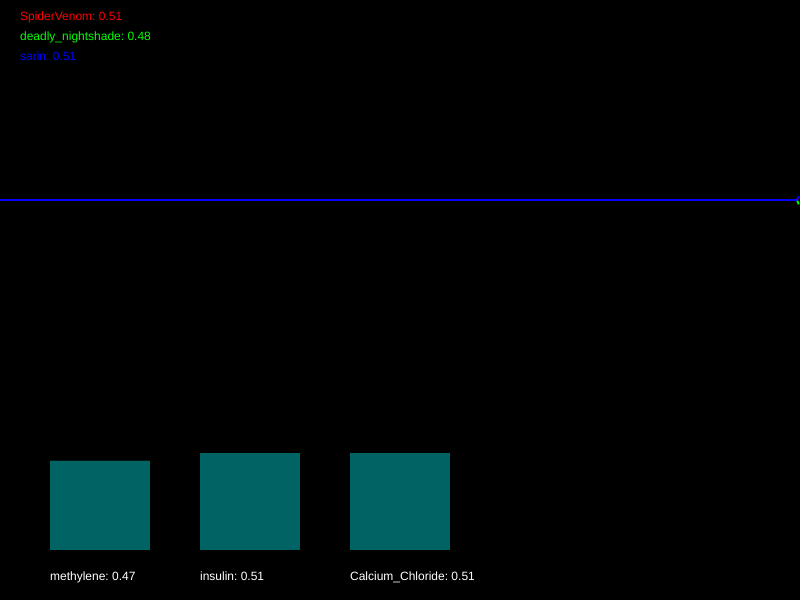
Frame 1 (no input)
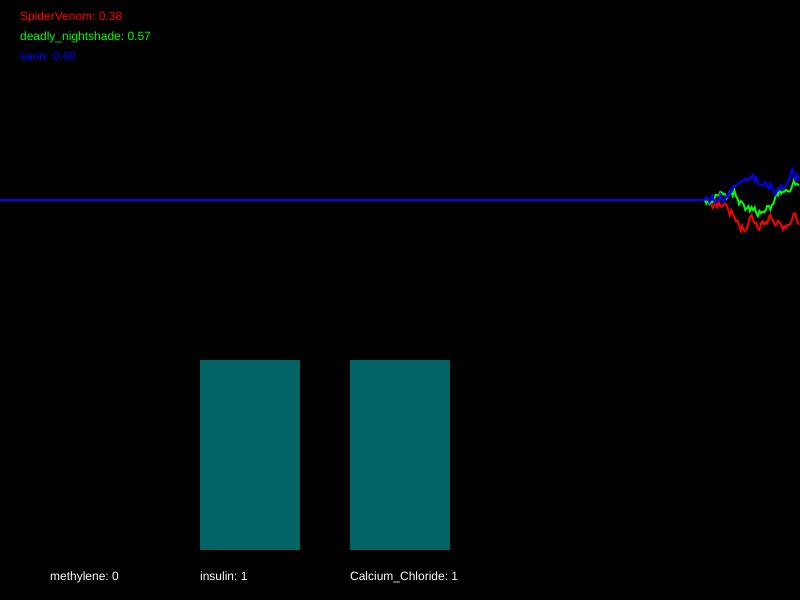
Frame 60 (no input)
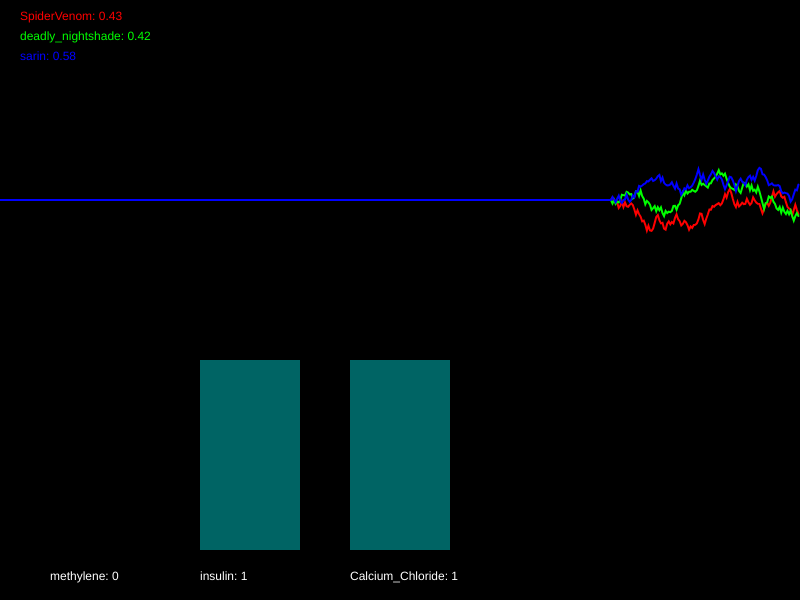
Frame 120 (the mouse pressed at the canvas centre since frame 60)

The p5.js sketch that drew these frames (run headless with seeded random() and noise() and a simulated clock; from frame 60 on, the mouse is pressed at the canvas centre):

// p5.js sketch
// ── sketch.js
/*

Officer: 3721950
CaseNum: 401-0-76609139-3721950

Case 401 - The Case of Norbert's Weiner Stand
Stage 1 - Noxious Weiner

Console city has been plunged into chaos. The notorious poisoner Norbert has struck the
population down with a potent poison. Word has it that he is smuggling his venomous filth
via a streetside weiner stand. Hundreds of people have been affected, and the municipal
water company tells me that their sewers are at full capacity. This is no laughing matter.
I need you to head down to our lab and work on an antidote.

You must develop the antidote by using conditional statements in the draw loop to
do the following:


You must develop the antidote by using conditional statements in the draw loop to
do the following.

	- When deadly_nightshade goes above 0.37, reduce methylene by 0.03
	- When SpiderVenom dips below 0.4, raise methylene by 0.02
	- When deadly_nightshade dips below 0.52, decrement insulin by 0.03
	- If SpiderVenom dips below 0.75, increase insulin by 0.04
	- When sarin goes above 0.66, try decreasing Calcium_Chloride by 0.03
	- When deadly_nightshade dips below 0.69, increment Calcium_Chloride by 0.01


Your conditional statements should:

consider the following poisons:

	- SpiderVenom
	- deadly_nightshade
	- sarin


and modify the following antidotes:

	- methylene
	- insulin
	- Calcium_Chloride


- There are many ways to complete this task but you should only use the
following commands:

	if(){}
	+=
	-=

*/

//Declare the poison variables
var SpiderVenom;
var deadly_nightshade;
var sarin;


//Declare the antidote variables
var methylene;
var insulin;
var Calcium_Chloride;


//This variable is used for drawing the graph
var graphs;


function setup()
{

	createCanvas(800,600);
	strokeWeight(2);

	//initialise the poisons and antidotes
	SpiderVenom = 0.5;
	deadly_nightshade = 0.5;
	sarin = 0.5;
	methylene = 0.5;
	insulin = 0.5;
	Calcium_Chloride = 0.5;


	//fills the graph with empty values
	graphs = [];

	for(var i = 0; i < 3; i++)
	{
		graphs.push([]);
		for(var j = 0; j < 512; j++)
		{
			graphs[i].push(0.5);
		}
	}

}

function draw()
{

	//Develop the antidote below
	//Write conditional statements to change the amount of each substance ...
 
	if(deadly_nightshade >= 0.37)
	   {
	   //When deadly_nightshade goes above 0.37, reduce methylene by 0.03
		   methylene -= 0.03;
	   }
	
	if(SpiderVenom <= 0.4)
	   {
	   //When SpiderVenom dips below 0.4, raise methylene by 0.02
		   methylene += 0.02;
	   }
	if(SpiderVenom <= 0.75 )
	   {
	   //- If SpiderVenom dips below 0.75, increase insulin by 0.04
		   insulin += 0.04;
	   }
	if(deadly_nightshade <= 0.52 )
	   {
	   //- When deadly_nightshade dips below 0.52, decrement insulin by 0.03
		   insulin -= 0.03;
	   }

	if(sarin >= 0.66)
	   {
	   //- When sarin goes above 0.66, try decreasing Calcium_Chloride by 0.03
		   Calcium_Chloride -= 0.03;
	   }
	
	if(deadly_nightshade <= 0.69)
		{
			//- When deadly_nightshade dips below 0.69, increment Calcium_Chloride by 0.01
			Calcium_Chloride += 0.01;
		}
		

	//////////////////////////////////////////////////////

	//the code below generates new values using random numbers

	/*
		For testing, you might want to temporarily comment out
		these lines and set the same variables to constant values
		instead.
	*/

	SpiderVenom = nextValue(graphs[0],SpiderVenom);
	deadly_nightshade = nextValue(graphs[1],deadly_nightshade);
	sarin = nextValue(graphs[2],sarin);


	methylene = constrain(methylene, 0, 1);
	insulin = constrain(insulin, 0, 1);
	Calcium_Chloride = constrain(Calcium_Chloride, 0, 1);


	///////// DO NOT CHANGE THE CODE BELOW ///////////

	//drawing code

	// set background
	background(0);
	noFill();

	//draw the graphs for the vitals
	var colors = [
	color(255, 0, 0),
	color(0, 255, 0),
	color(0, 0, 255),
	color(255, 0, 255),
	color(255, 255, 0),
	color(0, 255, 255)
	];

	for(var i = 0; i < graphs.length; i++)
	{
		stroke(colors[i]);
		drawGraph(graphs[i]);
	}

	//draw the poisons as text
	noStroke();
	fill(colors[0]);
	text('SpiderVenom: ' + nf(SpiderVenom,1,2), 20,20);
	fill(colors[1]);
	text('deadly_nightshade: ' + nf(deadly_nightshade,1,2), 20,40);
	fill(colors[2]);
	text('sarin: ' + nf(sarin,1,2), 20,60);


	//draw the antidotes bar chart
	drawBar(methylene,50,'methylene');
	drawBar(insulin,200,'insulin');
	drawBar(Calcium_Chloride,350,'Calcium_Chloride');


}

function nextValue(graph, val)
{
	//gets the next value for a vital and puts it in an array for drawing
	var delta = random(-0.03,0.03);

	val += delta;
	if(val > 1 || val < 0)
	{
		delta *= -1;
		val += delta * 2;
	}

	graph.push(val)
	graph.shift();
	return val;
}

function drawGraph(graph)
{
	//draws an array as a graph
	beginShape();
	for(var i = 0; i < graph.length; i++)
	{
			vertex(width * i/512, height * 0.5 - graph[i]* height/3)
	}
	endShape();
}


function drawBar(val, x, name)
{
	//draws the bars for bar chart
    noStroke();
    fill(0,100,100);
	var mh = height * 0.4 - 50;
	rect(x,(height - 50) - val*mh, 100, val*mh);
    fill(255);
	text(name + ": " + val, x, height - 20);
}
